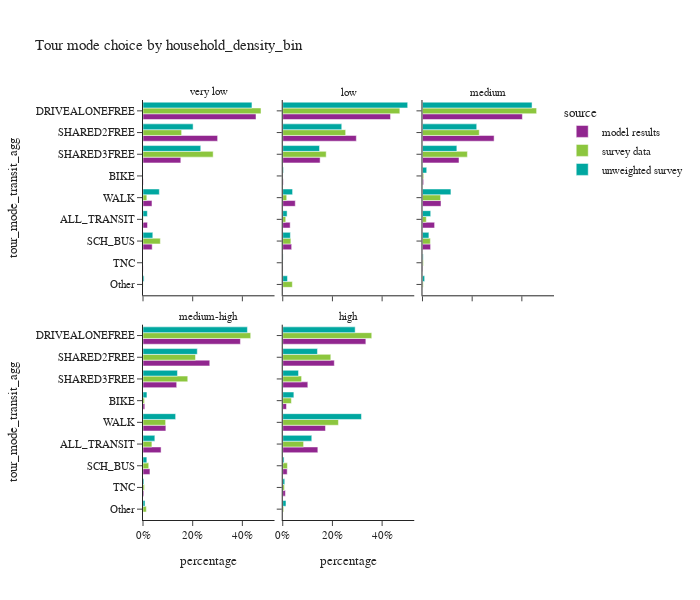
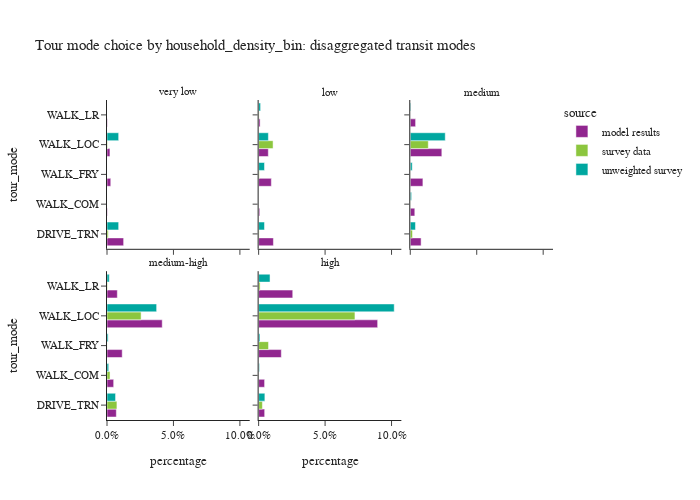

Notebook source saved alongside these figures, in order:
### Code cell
plot_mode_choice(tour_data,'household_density_bin',3,600)
plot_mode_choice_transit(tour_data,'household_density_bin',3,500)

### Figure 1 — Plotly figure (JSON) as saved in the notebook; plotly's stock layout.template omitted (floating-point values rounded to 4 significant figures)
{"data": [{"alignmentgroup": "True", "hovertemplate": "source=model results<br>household_density_bin=very low<br>percentage=%{x}<br>tour_mode_transit_agg=%{y}<extra></extra>", "legendgroup": "model results", "marker": {"color": "#91268F", "pattern": {"shape": ""}}, "name": "model results", "offsetgroup": "model results", "orientation": "h", "showlegend": true, "textposition": "auto", "type": "bar", "x": [0.0181, 0.0009079, 0.4549, 0.0, 0.03697, 0.3003, 0.1522, 0.0005259, 0.03613], "xaxis": "x4", "y": ["ALL_TRANSIT", "BIKE", "DRIVEALONEFREE", "Other", "SCH_BUS", "SHARED2FREE", "SHARED3FREE", "TNC", "WALK"], "yaxis": "y4"}, {"alignmentgroup": "True", "hovertemplate": "source=model results<br>household_density_bin=low<br>percentage=%{x}<br>tour_mode_transit_agg=%{y}<extra></extra>", "legendgroup": "model results", "marker": {"color": "#91268F", "pattern": {"shape": ""}}, "name": "model results", "offsetgroup": "model results", "orientation": "h", "showlegend": false, "textposition": "auto", "type": "bar", "x": [0.02988, 0.002023, 0.4339, 0.0, 0.03591, 0.2963, 0.1504, 0.001109, 0.05047], "xaxis": "x5", "y": ["ALL_TRANSIT", "BIKE", "DRIVEALONEFREE", "Other", "SCH_BUS", "SHARED2FREE", "SHARED3FREE", "TNC", "WALK"], "yaxis": "y5"}, {"alignmentgroup": "True", "hovertemplate": "source=model results<br>household_density_bin=medium<br>percentage=%{x}<br>tour_mode_transit_agg=%{y}<extra></extra>", "legendgroup": "model results", "marker": {"color": "#91268F", "pattern": {"shape": ""}}, "name": "model results", "offsetgroup": "model results", "orientation": "h", "showlegend": false, "textposition": "auto", "type": "bar", "x": [0.04879, 0.004499, 0.4021, 0.0, 0.0326, 0.2883, 0.147, 0.002095, 0.07455], "xaxis": "x6", "y": ["ALL_TRANSIT", "BIKE", "DRIVEALONEFREE", "Other", "SCH_BUS", "SHARED2FREE", "SHARED3FREE", "TNC", "WALK"], "yaxis": "y6"}, {"alignmentgroup": "True", "hovertemplate": "source=model results<br>household_density_bin=medium-high<br>percentage=%{x}<br>tour_mode_transit_agg=%{y}<extra></extra>", "legendgroup": "model results", "marker": {"color": "#91268F", "pattern": {"shape": ""}}, "name": "model results", "offsetgroup": "model results", "orientation": "h", "showlegend": false, "textposition": "auto", "type": "bar", "x": [0.0728, 0.007186, 0.3922, 0.0, 0.02796, 0.2688, 0.1356, 0.003484, 0.09204], "xaxis": "x", "y": ["ALL_TRANSIT", "BIKE", "DRIVEALONEFREE", "Other", "SCH_BUS", "SHARED2FREE", "SHARED3FREE", "TNC", "WALK"], "yaxis": "y"}, {"alignmentgroup": "True", "hovertemplate": "source=model results<br>household_density_bin=high<br>percentage=%{x}<br>tour_mode_transit_agg=%{y}<extra></extra>", "legendgroup": "model results", "marker": {"color": "#91268F", "pattern": {"shape": ""}}, "name": "model results", "offsetgroup": "model results", "orientation": "h", "showlegend": false, "textposition": "auto", "type": "bar", "x": [0.1413, 0.01503, 0.3345, 0.0, 0.01798, 0.2076, 0.1009, 0.01064, 0.172], "xaxis": "x2", "y": ["ALL_TRANSIT", "BIKE", "DRIVEALONEFREE", "Other", "SCH_BUS", "SHARED2FREE", "SHARED3FREE", "TNC", "WALK"], "yaxis": "y2"}, {"alignmentgroup": "True", "hovertemplate": "source=survey data<br>household_density_bin=very low<br>percentage=%{x}<br>tour_mode_transit_agg=%{y}<extra></extra>", "legendgroup": "survey data", "marker": {"color": "#8CC63E", "pattern": {"shape": ""}}, "name": "survey data", "offsetgroup": "survey data", "orientation": "h", "showlegend": true, "textposition": "auto", "type": "bar", "x": [0.001322, 0.0, 0.475, 0.0004852, 0.06982, 0.1555, 0.2824, 0.0, 0.01547], "xaxis": "x4", "y": ["ALL_TRANSIT", "BIKE", "DRIVEALONEFREE", "Other", "SCH_BUS", "SHARED2FREE", "SHARED3FREE", "TNC", "WALK"], "yaxis": "y4"}, {"alignmentgroup": "True", "hovertemplate": "source=survey data<br>household_density_bin=low<br>percentage=%{x}<br>tour_mode_transit_agg=%{y}<extra></extra>", "legendgroup": "survey data", "marker": {"color": "#8CC63E", "pattern": {"shape": ""}}, "name": "survey data", "offsetgroup": "survey data", "orientation": "h", "showlegend": false, "textposition": "auto", "type": "bar", "x": [0.01202, 0.0006736, 0.4714, 0.03861, 0.03281, 0.2533, 0.1749, 0.0003914, 0.01598], "xaxis": "x5", "y": ["ALL_TRANSIT", "BIKE", "DRIVEALONEFREE", "Other", "SCH_BUS", "SHARED2FREE", "SHARED3FREE", "TNC", "WALK"], "yaxis": "y5"}, {"alignmentgroup": "True", "hovertemplate": "source=survey data<br>household_density_bin=medium<br>percentage=%{x}<br>tour_mode_transit_agg=%{y}<extra></extra>", "legendgroup": "survey data", "marker": {"color": "#8CC63E", "pattern": {"shape": ""}}, "name": "survey data", "offsetgroup": "survey data", "orientation": "h", "showlegend": false, "textposition": "auto", "type": "bar", "x": [0.01541, 0.004833, 0.4595, 0.002906, 0.03182, 0.2285, 0.1807, 0.003464, 0.07285], "xaxis": "x6", "y": ["ALL_TRANSIT", "BIKE", "DRIVEALONEFREE", "Other", "SCH_BUS", "SHARED2FREE", "SHARED3FREE", "TNC", "WALK"], "yaxis": "y6"}, {"alignmentgroup": "True", "hovertemplate": "source=survey data<br>household_density_bin=medium-high<br>percentage=%{x}<br>tour_mode_transit_agg=%{y}<extra></extra>", "legendgroup": "survey data", "marker": {"color": "#8CC63E", "pattern": {"shape": ""}}, "name": "survey data", "offsetgroup": "survey data", "orientation": "h", "showlegend": false, "textposition": "auto", "type": "bar", "x": [0.03585, 0.006011, 0.4335, 0.01335, 0.02309, 0.2113, 0.1801, 0.005761, 0.09104], "xaxis": "x", "y": ["ALL_TRANSIT", "BIKE", "DRIVEALONEFREE", "Other", "SCH_BUS", "SHARED2FREE", "SHARED3FREE", "TNC", "WALK"], "yaxis": "y"}, {"alignmentgroup": "True", "hovertemplate": "source=survey data<br>household_density_bin=high<br>percentage=%{x}<br>tour_mode_transit_agg=%{y}<extra></extra>", "legendgroup": "survey data", "marker": {"color": "#8CC63E", "pattern": {"shape": ""}}, "name": "survey data", "offsetgroup": "survey data", "orientation": "h", "showlegend": false, "textposition": "auto", "type": "bar", "x": [0.08394, 0.0348, 0.3583, 0.003796, 0.01879, 0.1934, 0.07586, 0.006917, 0.2242], "xaxis": "x2", "y": ["ALL_TRANSIT", "BIKE", "DRIVEALONEFREE", "Other", "SCH_BUS", "SHARED2FREE", "SHARED3FREE", "TNC", "WALK"], "yaxis": "y2"}, {"alignmentgroup": "True", "hovertemplate": "source=unweighted survey<br>household_density_bin=very low<br>percentage=%{x}<br>tour_mode_transit_agg=%{y}<extra></extra>", "legendgroup": "unweighted survey", "marker": {"color": "#00A7A0", "pattern": {"shape": ""}}, "name": "unweighted survey", "offsetgroup": "unweighted survey", "orientation": "h", "showlegend": true, "textposition": "auto", "type": "bar", "x": [0.01754, 0.0, 0.4386, 0.004386, 0.03947, 0.2018, 0.2325, 0.0, 0.06579], "xaxis": "x4", "y": ["ALL_TRANSIT", "BIKE", "DRIVEALONEFREE", "Other", "SCH_BUS", "SHARED2FREE", "SHARED3FREE", "TNC", "WALK"], "yaxis": "y4"}, {"alignmentgroup": "True", "hovertemplate": "source=unweighted survey<br>household_density_bin=low<br>percentage=%{x}<br>tour_mode_transit_agg=%{y}<extra></extra>", "legendgroup": "unweighted survey", "marker": {"color": "#00A7A0", "pattern": {"shape": ""}}, "name": "unweighted survey", "offsetgroup": "unweighted survey", "orientation": "h", "showlegend": false, "textposition": "auto", "type": "bar", "x": [0.0176, 0.002933, 0.5029, 0.01906, 0.03079, 0.2375, 0.1481, 0.001466, 0.03959], "xaxis": "x5", "y": ["ALL_TRANSIT", "BIKE", "DRIVEALONEFREE", "Other", "SCH_BUS", "SHARED2FREE", "SHARED3FREE", "TNC", "WALK"], "yaxis": "y5"}, {"alignmentgroup": "True", "hovertemplate": "source=unweighted survey<br>household_density_bin=medium<br>percentage=%{x}<br>tour_mode_transit_agg=%{y}<extra></extra>", "legendgroup": "unweighted survey", "marker": {"color": "#00A7A0", "pattern": {"shape": ""}}, "name": "unweighted survey", "offsetgroup": "unweighted survey", "orientation": "h", "showlegend": false, "textposition": "auto", "type": "bar", "x": [0.03314, 0.01706, 0.441, 0.008772, 0.02583, 0.2183, 0.1384, 0.002924, 0.1145], "xaxis": "x6", "y": ["ALL_TRANSIT", "BIKE", "DRIVEALONEFREE", "Other", "SCH_BUS", "SHARED2FREE", "SHARED3FREE", "TNC", "WALK"], "yaxis": "y6"}, {"alignmentgroup": "True", "hovertemplate": "source=unweighted survey<br>household_density_bin=medium-high<br>percentage=%{x}<br>tour_mode_transit_agg=%{y}<extra></extra>", "legendgroup": "unweighted survey", "marker": {"color": "#00A7A0", "pattern": {"shape": ""}}, "name": "unweighted survey", "offsetgroup": "unweighted survey", "orientation": "h", "showlegend": false, "textposition": "auto", "type": "bar", "x": [0.04766, 0.01589, 0.4204, 0.008158, 0.01546, 0.2185, 0.1387, 0.003864, 0.1314], "xaxis": "x", "y": ["ALL_TRANSIT", "BIKE", "DRIVEALONEFREE", "Other", "SCH_BUS", "SHARED2FREE", "SHARED3FREE", "TNC", "WALK"], "yaxis": "y"}, {"alignmentgroup": "True", "hovertemplate": "source=unweighted survey<br>household_density_bin=high<br>percentage=%{x}<br>tour_mode_transit_agg=%{y}<extra></extra>", "legendgroup": "unweighted survey", "marker": {"color": "#00A7A0", "pattern": {"shape": ""}}, "name": "unweighted survey", "offsetgroup": "unweighted survey", "orientation": "h", "showlegend": false, "textposition": "auto", "type": "bar", "x": [0.1169, 0.04479, 0.2915, 0.0131, 0.005335, 0.1399, 0.06354, 0.008084, 0.3169], "xaxis": "x2", "y": ["ALL_TRANSIT", "BIKE", "DRIVEALONEFREE", "Other", "SCH_BUS", "SHARED2FREE", "SHARED3FREE", "TNC", "WALK"], "yaxis": "y2"}], "layout": {"annotations": [{"font": {}, "showarrow": false, "text": "medium-high", "x": 0.16, "xanchor": "center", "xref": "paper", "y": 0.465, "yanchor": "bottom", "yref": "paper"}, {"font": {}, "showarrow": false, "text": "high", "x": 0.5, "xanchor": "center", "xref": "paper", "y": 0.465, "yanchor": "bottom", "yref": "paper"}, {"font": {}, "showarrow": false, "text": "very low", "x": 0.16, "xanchor": "center", "xref": "paper", "y": 1.0, "yanchor": "bottom", "yref": "paper"}, {"font": {}, "showarrow": false, "text": "low", "x": 0.5, "xanchor": "center", "xref": "paper", "y": 1.0, "yanchor": "bottom", "yref": "paper"}, {"font": {}, "showarrow": false, "text": "medium", "x": 0.84, "xanchor": "center", "xref": "paper", "y": 1.0, "yanchor": "bottom", "yref": "paper"}], "barmode": "group", "height": 600, "legend": {"title": {"text": "source"}, "tracegroupgap": 0}, "title": {"text": "Tour mode choice by household_density_bin"}, "width": 700, "xaxis": {"anchor": "y", "domain": [0.0, 0.32], "tickformat": ".0%", "title": {"text": "percentage"}}, "xaxis2": {"anchor": "y2", "domain": [0.34, 0.66], "matches": "x", "tickformat": ".0%", "title": {"text": "percentage"}}, "xaxis3": {"anchor": "y3", "domain": [0.68, 1.0], "matches": "x", "title": {"text": "percentage"}}, "xaxis4": {"anchor": "y4", "domain": [0.0, 0.32], "matches": "x", "showticklabels": false}, "xaxis5": {"anchor": "y5", "domain": [0.34, 0.66], "matches": "x", "showticklabels": false}, "xaxis6": {"anchor": "y6", "domain": [0.68, 1.0], "matches": "x", "showticklabels": false}, "yaxis": {"anchor": "x", "categoryarray": ["Other", "TNC", "SCH_BUS", "ALL_TRANSIT", "WALK", "BIKE", "SHARED3FREE", "SHARED2FREE", "DRIVEALONEFREE"], "categoryorder": "array", "domain": [0.0, 0.465], "title": {"text": "tour_mode_transit_agg"}}, "yaxis2": {"anchor": "x2", "domain": [0.0, 0.465], "matches": "y", "showticklabels": false}, "yaxis3": {"anchor": "x3", "domain": [0.0, 0.465], "matches": "y", "showticklabels": false}, "yaxis4": {"anchor": "x4", "categoryarray": ["Other", "TNC", "SCH_BUS", "ALL_TRANSIT", "WALK", "BIKE", "SHARED3FREE", "SHARED2FREE", "DRIVEALONEFREE"], "categoryorder": "array", "domain": [0.535, 1.0], "matches": "y", "title": {"text": "tour_mode_transit_agg"}}, "yaxis5": {"anchor": "x5", "domain": [0.535, 1.0], "matches": "y", "showticklabels": false}, "yaxis6": {"anchor": "x6", "domain": [0.535, 1.0], "matches": "y", "showticklabels": false}}}

### Figure 2 — Plotly figure (JSON) as saved in the notebook; plotly's stock layout.template omitted (floating-point values rounded to 4 significant figures)
{"data": [{"alignmentgroup": "True", "hovertemplate": "source=model results<br>household_density_bin=very low<br>percentage=%{x}<br>tour_mode=%{y}<extra></extra>", "legendgroup": "model results", "marker": {"color": "#91268F", "pattern": {"shape": ""}}, "name": "model results", "offsetgroup": "model results", "orientation": "h", "showlegend": true, "textposition": "auto", "type": "bar", "x": [0.01251, 0.0002713, 0.002823, 0.002209, 0.0002879], "xaxis": "x4", "y": ["DRIVE_TRN", "WALK_COM", "WALK_FRY", "WALK_LOC", "WALK_LR"], "yaxis": "y4"}, {"alignmentgroup": "True", "hovertemplate": "source=survey data<br>household_density_bin=very low<br>percentage=%{x}<br>tour_mode=%{y}<extra></extra>", "legendgroup": "survey data", "marker": {"color": "#8CC63E", "pattern": {"shape": ""}}, "name": "survey data", "offsetgroup": "survey data", "orientation": "h", "showlegend": true, "textposition": "auto", "type": "bar", "x": [0.0009318, 0.0, 0.0, 0.0003899, 0.0], "xaxis": "x4", "y": ["DRIVE_TRN", "WALK_COM", "WALK_FRY", "WALK_LOC", "WALK_LR"], "yaxis": "y4"}, {"alignmentgroup": "True", "hovertemplate": "source=unweighted survey<br>household_density_bin=very low<br>percentage=%{x}<br>tour_mode=%{y}<extra></extra>", "legendgroup": "unweighted survey", "marker": {"color": "#00A7A0", "pattern": {"shape": ""}}, "name": "unweighted survey", "offsetgroup": "unweighted survey", "orientation": "h", "showlegend": true, "textposition": "auto", "type": "bar", "x": [0.008772, 0.0, 0.0, 0.008772, 0.0], "xaxis": "x4", "y": ["DRIVE_TRN", "WALK_COM", "WALK_FRY", "WALK_LOC", "WALK_LR"], "yaxis": "y4"}, {"alignmentgroup": "True", "hovertemplate": "source=model results<br>household_density_bin=low<br>percentage=%{x}<br>tour_mode=%{y}<extra></extra>", "legendgroup": "model results", "marker": {"color": "#91268F", "pattern": {"shape": ""}}, "name": "model results", "offsetgroup": "model results", "orientation": "h", "showlegend": false, "textposition": "auto", "type": "bar", "x": [0.01112, 0.0008382, 0.00956, 0.007277, 0.001094], "xaxis": "x5", "y": ["DRIVE_TRN", "WALK_COM", "WALK_FRY", "WALK_LOC", "WALK_LR"], "yaxis": "y5"}, {"alignmentgroup": "True", "hovertemplate": "source=survey data<br>household_density_bin=low<br>percentage=%{x}<br>tour_mode=%{y}<extra></extra>", "legendgroup": "survey data", "marker": {"color": "#8CC63E", "pattern": {"shape": ""}}, "name": "survey data", "offsetgroup": "survey data", "orientation": "h", "showlegend": false, "textposition": "auto", "type": "bar", "x": [0.0003693, 0.0, 0.0004529, 0.01086, 0.0003436], "xaxis": "x5", "y": ["DRIVE_TRN", "WALK_COM", "WALK_FRY", "WALK_LOC", "WALK_LR"], "yaxis": "y5"}, {"alignmentgroup": "True", "hovertemplate": "source=unweighted survey<br>household_density_bin=low<br>percentage=%{x}<br>tour_mode=%{y}<extra></extra>", "legendgroup": "unweighted survey", "marker": {"color": "#00A7A0", "pattern": {"shape": ""}}, "name": "unweighted survey", "offsetgroup": "unweighted survey", "orientation": "h", "showlegend": false, "textposition": "auto", "type": "bar", "x": [0.004399, 0.0, 0.004399, 0.007331, 0.001466], "xaxis": "x5", "y": ["DRIVE_TRN", "WALK_COM", "WALK_FRY", "WALK_LOC", "WALK_LR"], "yaxis": "y5"}, {"alignmentgroup": "True", "hovertemplate": "source=model results<br>household_density_bin=medium<br>percentage=%{x}<br>tour_mode=%{y}<extra></extra>", "legendgroup": "model results", "marker": {"color": "#91268F", "pattern": {"shape": ""}}, "name": "model results", "offsetgroup": "model results", "orientation": "h", "showlegend": false, "textposition": "auto", "type": "bar", "x": [0.008144, 0.003398, 0.0095, 0.02374, 0.004003], "xaxis": "x6", "y": ["DRIVE_TRN", "WALK_COM", "WALK_FRY", "WALK_LOC", "WALK_LR"], "yaxis": "y6"}, {"alignmentgroup": "True", "hovertemplate": "source=survey data<br>household_density_bin=medium<br>percentage=%{x}<br>tour_mode=%{y}<extra></extra>", "legendgroup": "survey data", "marker": {"color": "#8CC63E", "pattern": {"shape": ""}}, "name": "survey data", "offsetgroup": "survey data", "orientation": "h", "showlegend": false, "textposition": "auto", "type": "bar", "x": [0.001661, 0.0001006, 9.807e-05, 0.01355, 0.0], "xaxis": "x6", "y": ["DRIVE_TRN", "WALK_COM", "WALK_FRY", "WALK_LOC", "WALK_LR"], "yaxis": "y6"}, {"alignmentgroup": "True", "hovertemplate": "source=unweighted survey<br>household_density_bin=medium<br>percentage=%{x}<br>tour_mode=%{y}<extra></extra>", "legendgroup": "unweighted survey", "marker": {"color": "#00A7A0", "pattern": {"shape": ""}}, "name": "unweighted survey", "offsetgroup": "unweighted survey", "orientation": "h", "showlegend": false, "textposition": "auto", "type": "bar", "x": [0.003899, 0.0009747, 0.001462, 0.02632, 0.0004873], "xaxis": "x6", "y": ["DRIVE_TRN", "WALK_COM", "WALK_FRY", "WALK_LOC", "WALK_LR"], "yaxis": "y6"}, {"alignmentgroup": "True", "hovertemplate": "source=model results<br>household_density_bin=medium-high<br>percentage=%{x}<br>tour_mode=%{y}<extra></extra>", "legendgroup": "model results", "marker": {"color": "#91268F", "pattern": {"shape": ""}}, "name": "model results", "offsetgroup": "model results", "orientation": "h", "showlegend": false, "textposition": "auto", "type": "bar", "x": [0.007012, 0.005017, 0.01145, 0.04156, 0.007763], "xaxis": "x", "y": ["DRIVE_TRN", "WALK_COM", "WALK_FRY", "WALK_LOC", "WALK_LR"], "yaxis": "y"}, {"alignmentgroup": "True", "hovertemplate": "source=survey data<br>household_density_bin=medium-high<br>percentage=%{x}<br>tour_mode=%{y}<extra></extra>", "legendgroup": "survey data", "marker": {"color": "#8CC63E", "pattern": {"shape": ""}}, "name": "survey data", "offsetgroup": "survey data", "orientation": "h", "showlegend": false, "textposition": "auto", "type": "bar", "x": [0.007465, 0.002277, 7.047e-05, 0.02566, 0.0003714], "xaxis": "x", "y": ["DRIVE_TRN", "WALK_COM", "WALK_FRY", "WALK_LOC", "WALK_LR"], "yaxis": "y"}, {"alignmentgroup": "True", "hovertemplate": "source=unweighted survey<br>household_density_bin=medium-high<br>percentage=%{x}<br>tour_mode=%{y}<extra></extra>", "legendgroup": "unweighted survey", "marker": {"color": "#00A7A0", "pattern": {"shape": ""}}, "name": "unweighted survey", "offsetgroup": "unweighted survey", "orientation": "h", "showlegend": false, "textposition": "auto", "type": "bar", "x": [0.006441, 0.001288, 0.0008587, 0.03736, 0.001717], "xaxis": "x", "y": ["DRIVE_TRN", "WALK_COM", "WALK_FRY", "WALK_LOC", "WALK_LR"], "yaxis": "y"}, {"alignmentgroup": "True", "hovertemplate": "source=model results<br>household_density_bin=high<br>percentage=%{x}<br>tour_mode=%{y}<extra></extra>", "legendgroup": "model results", "marker": {"color": "#91268F", "pattern": {"shape": ""}}, "name": "model results", "offsetgroup": "model results", "orientation": "h", "showlegend": false, "textposition": "auto", "type": "bar", "x": [0.004539, 0.004473, 0.01706, 0.08955, 0.02566], "xaxis": "x2", "y": ["DRIVE_TRN", "WALK_COM", "WALK_FRY", "WALK_LOC", "WALK_LR"], "yaxis": "y2"}, {"alignmentgroup": "True", "hovertemplate": "source=survey data<br>household_density_bin=high<br>percentage=%{x}<br>tour_mode=%{y}<extra></extra>", "legendgroup": "survey data", "marker": {"color": "#8CC63E", "pattern": {"shape": ""}}, "name": "survey data", "offsetgroup": "survey data", "orientation": "h", "showlegend": false, "textposition": "auto", "type": "bar", "x": [0.002829, 0.0001155, 0.007434, 0.07246, 0.0011], "xaxis": "x2", "y": ["DRIVE_TRN", "WALK_COM", "WALK_FRY", "WALK_LOC", "WALK_LR"], "yaxis": "y2"}, {"alignmentgroup": "True", "hovertemplate": "source=unweighted survey<br>household_density_bin=high<br>percentage=%{x}<br>tour_mode=%{y}<extra></extra>", "legendgroup": "unweighted survey", "marker": {"color": "#00A7A0", "pattern": {"shape": ""}}, "name": "unweighted survey", "offsetgroup": "unweighted survey", "orientation": "h", "showlegend": false, "textposition": "auto", "type": "bar", "x": [0.004689, 0.0006467, 0.0009701, 0.102, 0.008569], "xaxis": "x2", "y": ["DRIVE_TRN", "WALK_COM", "WALK_FRY", "WALK_LOC", "WALK_LR"], "yaxis": "y2"}], "layout": {"annotations": [{"font": {}, "showarrow": false, "text": "medium-high", "x": 0.16, "xanchor": "center", "xref": "paper", "y": 0.465, "yanchor": "bottom", "yref": "paper"}, {"font": {}, "showarrow": false, "text": "high", "x": 0.5, "xanchor": "center", "xref": "paper", "y": 0.465, "yanchor": "bottom", "yref": "paper"}, {"font": {}, "showarrow": false, "text": "very low", "x": 0.16, "xanchor": "center", "xref": "paper", "y": 1.0, "yanchor": "bottom", "yref": "paper"}, {"font": {}, "showarrow": false, "text": "low", "x": 0.5, "xanchor": "center", "xref": "paper", "y": 1.0, "yanchor": "bottom", "yref": "paper"}, {"font": {}, "showarrow": false, "text": "medium", "x": 0.84, "xanchor": "center", "xref": "paper", "y": 1.0, "yanchor": "bottom", "yref": "paper"}], "barmode": "group", "height": 500, "legend": {"title": {"text": "source"}, "tracegroupgap": 0}, "title": {"text": "Tour mode choice by household_density_bin: disaggregated transit modes"}, "width": 700, "xaxis": {"anchor": "y", "domain": [0.0, 0.32], "tickformat": ".1%", "title": {"text": "percentage"}}, "xaxis2": {"anchor": "y2", "domain": [0.34, 0.66], "matches": "x", "tickformat": ".1%", "title": {"text": "percentage"}}, "xaxis3": {"anchor": "y3", "domain": [0.68, 1.0], "matches": "x", "title": {"text": "percentage"}}, "xaxis4": {"anchor": "y4", "domain": [0.0, 0.32], "matches": "x", "showticklabels": false}, "xaxis5": {"anchor": "y5", "domain": [0.34, 0.66], "matches": "x", "showticklabels": false}, "xaxis6": {"anchor": "y6", "domain": [0.68, 1.0], "matches": "x", "showticklabels": false}, "yaxis": {"anchor": "x", "domain": [0.0, 0.465], "title": {"text": "tour_mode"}}, "yaxis2": {"anchor": "x2", "domain": [0.0, 0.465], "matches": "y", "showticklabels": false}, "yaxis3": {"anchor": "x3", "domain": [0.0, 0.465], "matches": "y", "showticklabels": false}, "yaxis4": {"anchor": "x4", "domain": [0.535, 1.0], "matches": "y", "title": {"text": "tour_mode"}}, "yaxis5": {"anchor": "x5", "domain": [0.535, 1.0], "matches": "y", "showticklabels": false}, "yaxis6": {"anchor": "x6", "domain": [0.535, 1.0], "matches": "y", "showticklabels": false}}}
